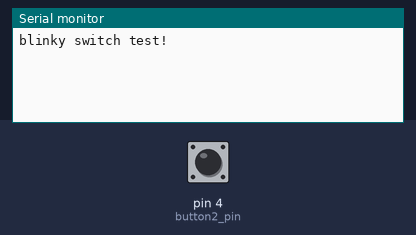
This sketch was run on a simulated Arduino Uno, built with avr-gcc and run on an emulated ATmega328P. Parts: the last lines printed to the serial monitor. The test bench sets the inputs (shaded band); at power-on: pin 4 (button2_pin) HIGH.

Above: at 1.2 s.
1.3 s: pin 4 (button2_pin) pulled LOW for 0.15 s
At 1.43 s:
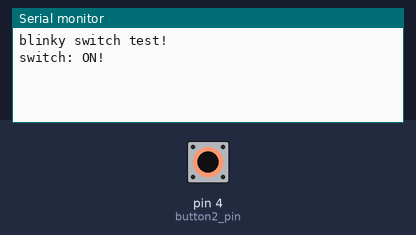
At 2.4 s:
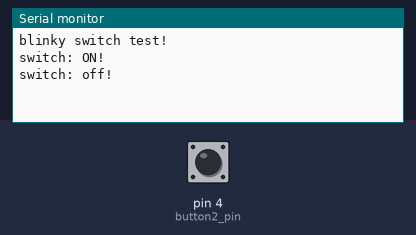

Measured:
- after the input at 1.3 s, the serial monitor: prints a new line at once (image 1)

The sketch:

adafruit_protoshield_led_button.ino
```cpp
#include <SoftwareSerial.h>

#define led1_pin 5
#define led2_pin 6
#define button2_pin 4

int state1 = 0;
int state2 = 0;

void setup() {
  Serial.begin( 9600 );
  Serial.println( "blinky switch test!" );
  pinMode( button2_pin, INPUT ); // use internal pullup
}

void loop() {

  digitalWrite( button2_pin, 1 ); // enable switch circuit
  if (digitalRead( button2_pin ) == 0) {

    if (! state2) {
      state2 = 1;
      state1 ^= 1;
      Serial.println( "switch: ON!" );
    }

  }
  else {

    if (state2) {
      state2 = 0;
      //state1 ^= 1;
      Serial.println( "switch: off!" );
    }

  }

  digitalWrite( led1_pin, state1 );
  digitalWrite( led2_pin, state2 );

}
```
